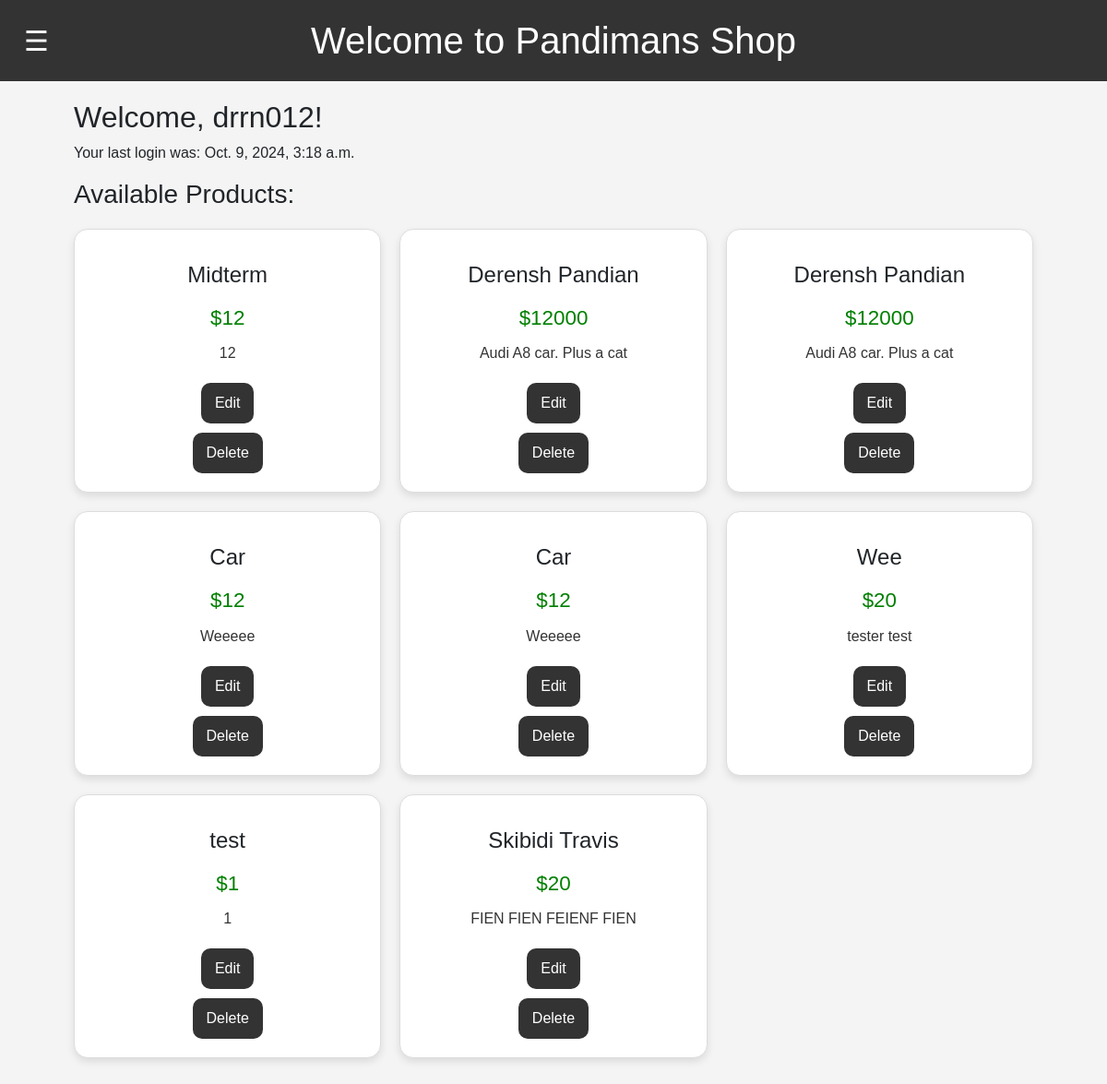
The app's page / (signed in) with its own data.
### main/models.py (models this page shows, shortened)
class Product(models.Model):
    name = models.CharField(max_length=100)
    price = models.IntegerField()
    description = models.TextField()
    mood = models.CharField(max_length=255, blank=True, null=True)  # Mood field added
    user = models.ForeignKey(User, on_delete=models.CASCADE, default=1)  # Change 1 to the actual User ID

### main/views.py (the view)
# urls.py: path('', views.home, name='home'),
@login_required
def home(request):
    products = Product.objects.filter(user=request.user)
    return render(request, 'main.html', {
        'products': products,
        'username': request.user.username,
        'last_login': request.user.last_login,
    })

### main/templates/main.html (shortened to what this page needs)
<!DOCTYPE html>
<html lang="en">
<head>
    <link href="https://cdn.jsdelivr.net/npm/bootstrap@5.3.0-alpha1/dist/css/bootstrap.min.css" rel="stylesheet">
</head>
<body>
    <header>
        <button class="menu-icon" onclick="toggleSidebar()">&#9776;</button>
        <h1>Welcome to Pandimans Shop</h1>
    </header>
    <div class="container">
        <h2>Welcome, {{ username }}!</h2>
        <p>Your last login was: {{ last_login }}</p>
        <h3>Available Products:</h3>
        <div class="products">
            {% for product in products %}
            <div class="product-card">
                <h3>{{ product.name }}</h3>
                <p class="price">${{ product.price }}</p>
                <p>{{ product.description }}</p>
                <a href="{% url 'edit_product' product.id %}"><button type="button">Edit</button></a>
                <form action="{% url 'delete_product' product.id %}" method="post" onsubmit="return confirm('Are you sure?');">
                    <button type="submit">Delete</button>
                </form>
            </div>
            {% empty %}
            <p>No products available. Add products to the catalog.</p>
            {% endfor %}
        </div>
    </div>
</body>
</html>

### main/templates/main.html (style rules this page uses)
body { font-family: Arial, sans-serif; margin: 0; padding: 0; background-color: #f4f4f4; }
header { background-color: #333; color: rgb(255, 255, 255); padding: 20px 0; text-align: center; position: relative; }
header h1 { margin: 0; }
.menu-icon { position: absolute; top: 50%; left: 20px; transform: translateY(-50%); z-index: 1001; background-color: transparent; border: none; color: white; font-size: 30px; cursor: pointer; }
.container { width: 90%; margin: auto; overflow: hidden; padding: 20px; }
.products { display: grid; grid-template-columns: repeat(auto-fill, minmax(250px, 1fr)); gap: 20px; margin: 20px 0; }
.product-card { background-color: white; padding: 20px; border: 1px solid #ddd; border-radius: 15px; box-shadow: 0 4px 8px rgba(0, 0, 0, 0.1); text-align: center; transition: transform 0.2s ease-in-out, box-shadow 0.2s ease-in-out; }
.product-card h3 { margin: 15px 0; font-size: 1.5em; }
.product-card p { color: #333; margin: 10px 0; }
.product-card .price { font-size: 1.4em; color: green; }
.product-card button { background-color: #333; color: white; padding: 10px 15px; border: none; cursor: pointer; border-radius: 10px; margin-top: 10px; transition: background-color 0.3s ease-in-out; }

### records on screen
Product: name "Midterm", price "12", description "12"
Product: name "Derensh Pandian", price "12000", description "Audi A8 car. Plus a cat"
Product: name "Derensh Pandian", price "12000", description "Audi A8 car. Plus a cat"
Product: name "Car", price "12", description "Weeeee"
Product: name "Car", price "12", description "Weeeee"
Product: name "Wee", price "20", description "tester test"
Product: name "test", price "1", description "1"
Product: name "Skibidi Travis", price "20", description "FIEN FIEN FEIENF FIEN"

### other values on screen
{{ username }} "drrn012"
{{ last_login }} "Oct. 9, 2024, 3:18 a.m."
